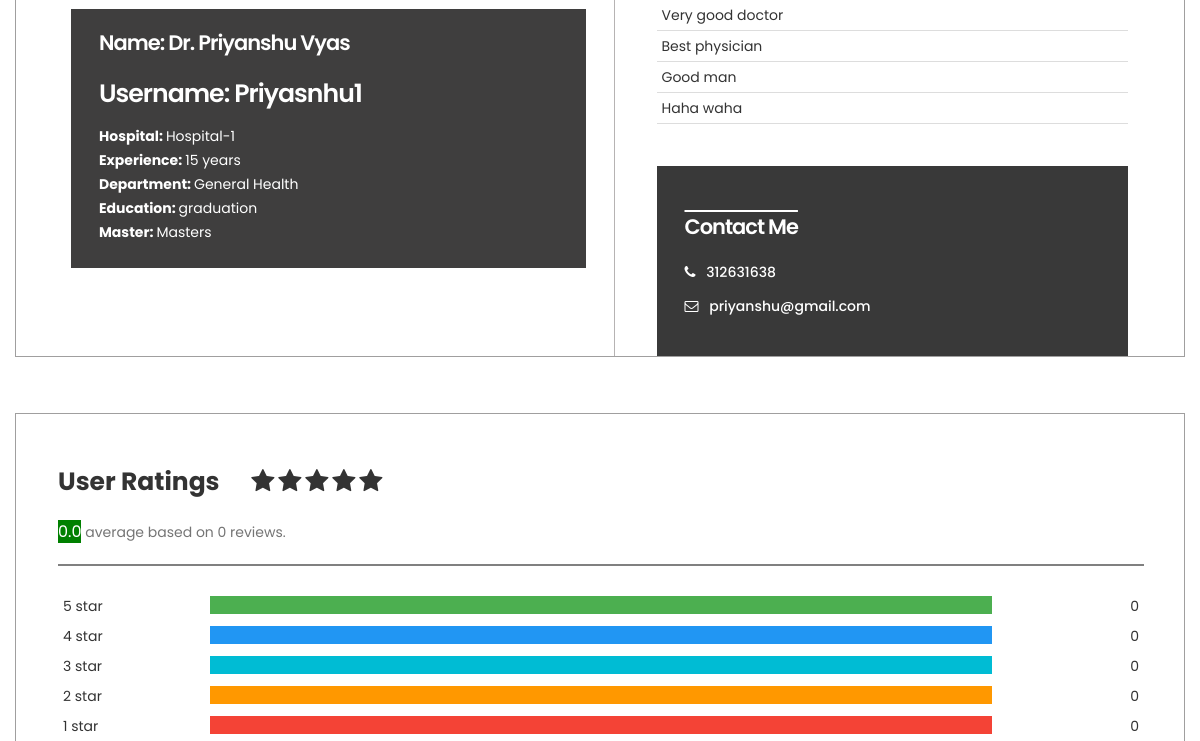
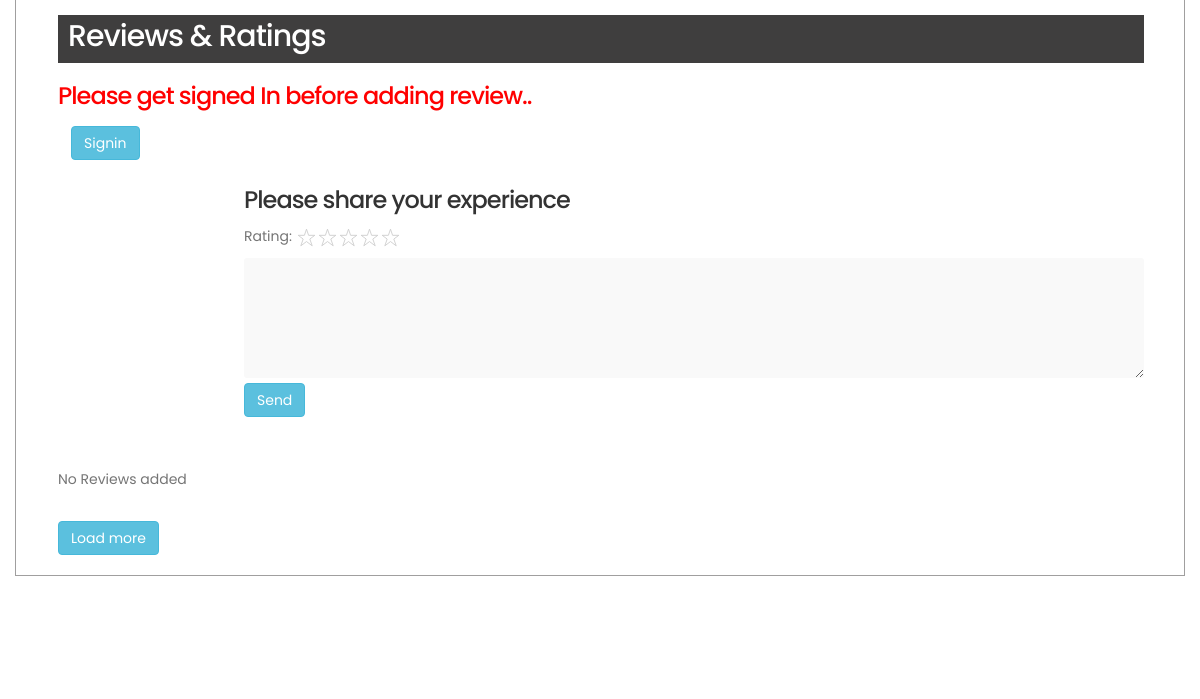
Before: /doctorProfile/2 (middle part) with the older database file (2 pictures, top to bottom).
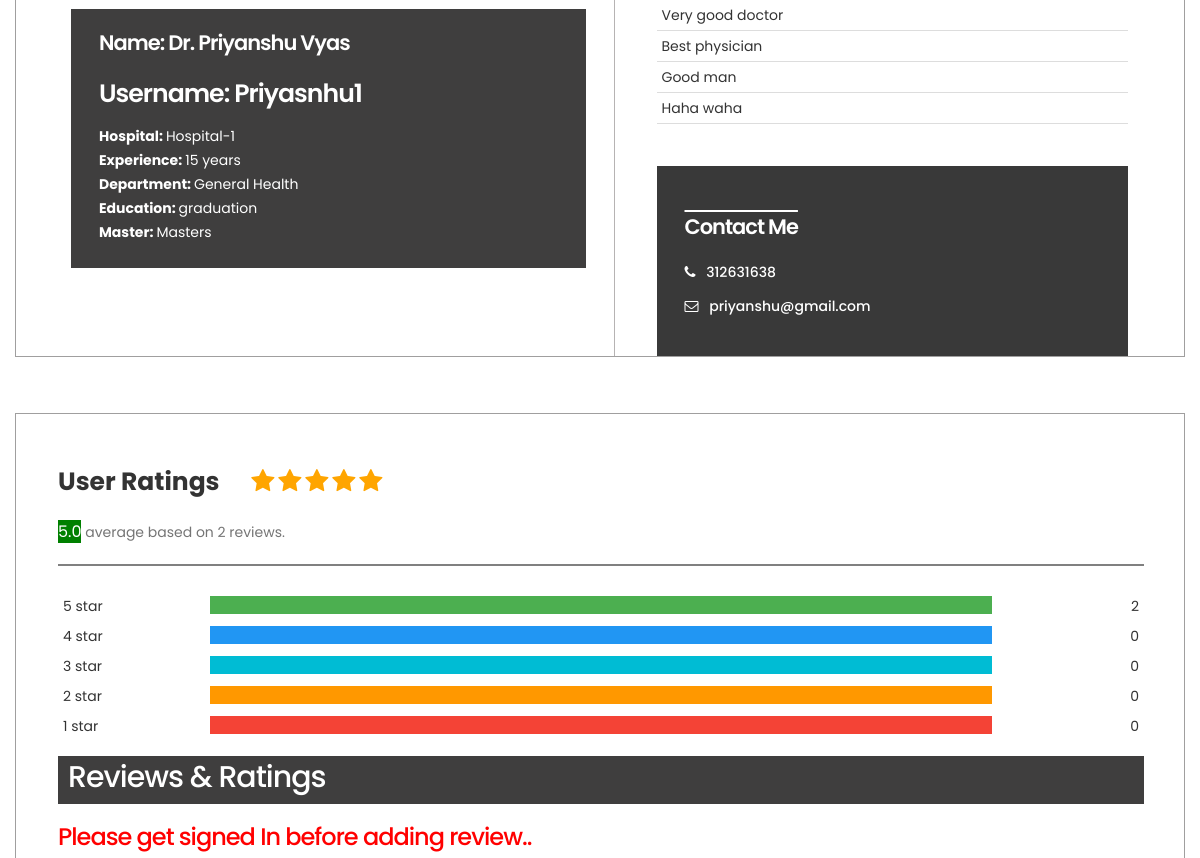
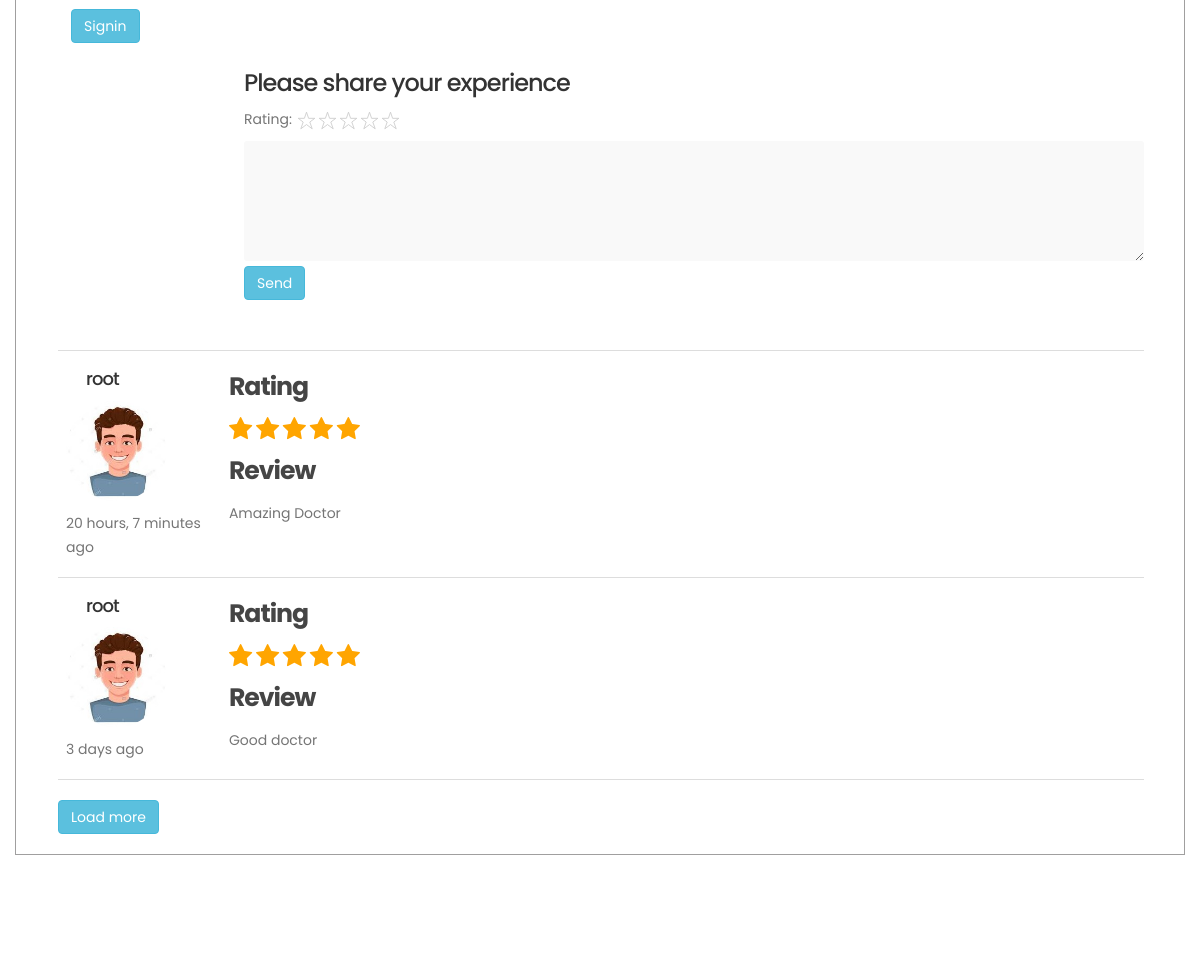
After: the same page with the newer database file (2 pictures, top to bottom).
### main/models.py (models this page shows, shortened)
class Doctor(models.Model):
    FirstName = models.CharField(max_length=150)  # doctor first name
    LastName = models.CharField(max_length=150)   # doctor last name
    Email = models.CharField(max_length=150)      # doctor email
    Username = models.CharField(max_length=150)   # doctor username
    DateOfBirth = models.CharField(max_length=150)
    ProfilePhoto = models.FileField(upload_to="DoctorPhotos/", default="DefaultPhotos/boy_avatar.jpg") # doctor profile photo
    MobileNumber = models.CharField(max_length=13, default="Not available")                                   # doctor phone number
    DoctorLicense = models.FileField(upload_to="DoctorDocuments/")                   # doctor License which is taken by goverment
    YearsOfExperience = models.IntegerField(default=0)                              # Experience year
    Rating = models.DecimalField(max_digits=2, decimal_places = 1, default=0.0)      # doctor rating
    Ratings_stars = models.CharField(max_length=5,default="", blank= True)
    non_stars = models.CharField(max_length=5,default="12345")
    Ratings_count = models.IntegerField(default=0)
    Education = models.CharField(max_length=250, default="Not available")                         #  education  details
    Masters = models.CharField(max_length=250, default="Not available")
    HospitalName = models.CharField(max_length=50)
    HospitalRegisterationNumber = models.CharField(max_length=100)                   # hospital name and all details
    City = models.CharField(max_length=100)
    State = models.IntegerField(choices=States, default=1)
    Pincode = models.CharField(max_length=20)
    Department = models.IntegerField(choices=Department, default=1)
    Description = models.CharField(max_length=150, default="Dear, be strong because your life will be better now. Time does not remain same. You will get well soon!")
    Achievements1 = models.CharField(max_length=50, default="No achievements added recently")
    Achievements2 = models.CharField(max_length=50, default="No achievements added recently")
    Achievements3 = models.CharField(max_length=50, default="No achievements added recently")
    Achievements4 = models.CharField(max_length=50, default="No achievements added recently")
    def __str__(self):
        return self.Username

class DocReview(models.Model):
    doctor=models.ForeignKey(Doctor,on_delete=models.DO_NOTHING)
    star_rating=models.TextField(blank=True)
    non_rating=models.TextField(blank=True)
    review=models.TextField(blank=True)
    user=models.ForeignKey(User,on_delete=models.DO_NOTHING)
    review_date=models.DateTimeField(default=datetime.now,blank=True)

### main/views.py (the view)
# urls.py: path('doctorProfile/<int:doctor_id>',views.doctorProfile,name='doctorProfile'),
def doctorProfile(request,doctor_id):
    doctor=Doctor.objects.get(pk=doctor_id)
    print(doctor)
    queryset_list=DocReview.objects.order_by('-review_date').filter(doctor=doctor)
    five_stars = 0
    for review  in queryset_list:
        if review.star_rating == "12345":
            five_stars = five_stars + 1
    four_stars = 0
    for review  in queryset_list:
        if review.star_rating == "1234":
            four_stars = four_stars + 1
    three_stars = 0
    for review  in queryset_list:
        if review.star_rating == "123":
            three_stars = three_stars + 1
    two_stars = 0
    for review  in queryset_list:
        if review.star_rating == "12":
            two_stars = two_stars + 1
    one_stars = 0
    for review  in queryset_list:
        if review.star_rating == "1":
            one_stars = one_stars + 1
    count=doctor.Ratings_count
    if count!=0:
        five_starPercentage=100/100*count   # (number of 5 stars)
        four_starPercentage=100/100*count   # (number of 5 stars)
        three_starPercentage=100/100*count   # (number of 5 stars)
        two_starPercentage=100/100*count   # (number of 5 stars)
        one_starPercentage=100/100*count   # (number of 5 stars)
    else:
        five_starPercentage=100/100*count   # (number of 5 stars)
        four_starPercentage=100/100*count   # (number of 5 stars)
        three_starPercentage=100/100*count   # (number of 5 stars)
        two_starPercentage=100/100*count   # (number of 5 stars)
        one_starPercentage=100/100*count   # (number of 5 stars)
    rating_count={
        "five_star":five_stars,
        "four_star":four_stars,
        "three_star":three_stars,
        "two_star":two_stars,
        "one_star":one_stars
    }
    ratings_percentage={
        "five_star":five_starPercentage,
        "five_star":four_starPercentage,
        "five_star":three_starPercentage,
        "five_star":two_starPercentage,
        "five_star":one_starPercentage
    }
    dept=Department[doctor.Department-1][1]
    queryset_list=DocReview.objects.order_by('-review_date').filter(doctor=doctor)[:3]
    flag=0
    if request.POST=="POST":
        flag=1
        queryset_list=DocReview.objects.order_by('-review_date').filter(doctor=doctor)[:3]
    if doctor.YearsOfExperience==0:
        exp="Experience of the doctor not given"
    else:
        exp=doctor.YearsOfExperience
    context={
        'doctor':doctor,
        'doctor_reviews':queryset_list,
        'flag':flag,
        'ratings_count':rating_count,
        "ratings_percentage":ratings_percentage,
        "department":dept,
        'experience':exp
    }
    return render(request,'DoctorProfile.html',context)

### templates/DoctorProfile.html (shortened to what this page needs)
{% load static %} {% load humanize %}
<!DOCTYPE html>
<html lang="en">
  <head>
    <link rel="stylesheet" href="{% static 'css/bootstrap.min.css' %}" />
    <link rel="stylesheet" href="{% static 'css/font-awesome.min.css' %}" />
    <link rel="stylesheet" href="{% static 'css/animate.css' %}" />
    <link rel="stylesheet" href="{% static 'css/owl.carousel.css' %}" />
    <link
      rel="stylesheet"
      href="{% static 'css/owl.theme.default.min.css' %}"
    />
    <link rel="stylesheet" href="{% static 'css/Doctorprofile.css' %}" />
    <link rel="stylesheet" href="{% static 'css/docter_review.css' %}" />
  </head>
  <body
    id="top"
    data-spy="scroll"
    data-target=".navbar-collapse"
    data-offset="50"
  >
    <section class="profile-details">
      <div class="container">
        <div class="row">
          <div class="col-sm-6 sec1">
            <div class="profile-contact">
              <h3>Name: Dr. {{ doctor.FirstName }} {{ doctor.LastName }}</h3>
              <h4 style="color: white">Username: {{doctor.Username}}</h4>
              <p>
                <b>Hospital: </b>{{ doctor.HospitalName }} <br />
                <b>Experience: </b>{{experience}} years<br />
                <b>Department: </b> {{department}} <br />
                <b>Education: </b>{{ doctor.Education }}<br />
                <b>Master: </b>{{ doctor.Masters }} <br />
              </p>
            </div>
          </div>
          <div class="col-sm-6 sec2">
            <div class="profile-contact">
              <table>
                <tr>
                  <td>{{ doctor.Achievements1 }}</td>
                </tr>
                <tr>
                  <td>{{ doctor.Achievements2 }}</td>
                </tr>
                <tr>
                  <td>{{ doctor.Achievements3 }}</td>
                </tr>
                <tr>
                  <td>{{ doctor.Achievements4 }}</td>
                </tr>
              </table>
              <div class="doctor-contact">
                <h3>Contact Me</h3>
                <p>
                  <i class="fa fa-phone"></i>
                  <a href="#">{{ doctor.MobileNumber }}</a>
                </p>
                <p>
                  <i class="fa fa-envelope-o"></i>
                  <a href="#">{{ doctor.Email }}</a>
                </p>
              </div>
            </div>
          </div>
        </div>
      </div>
      <div class="container" style="padding-right: 40px">
        <div class="row">
          <div class="col-sm-12 sec3">
            <div style="padding-top: 50px">
              <span class="heading"><strong>User Ratings</strong> </span>
              {% for i in doctor.Ratings_stars %}
              <span class="fa fa-star checked"></span>
              {% endfor %} {% for i in doctor.non_stars %}
              <span class="fa fa-star"></span>
              {% endfor %}
              <p style="padding-top: 20px">
                <span class="average">{{doctor.Rating}}</span> average based on
                {{doctor.Ratings_count}} reviews.
              </p>
              <hr class="hr-line" />
              <div class="row">
                <div class="side">
                  <div>5 star</div>
                </div>
                <div class="middle">
                  <div class="bar-container">
                    <div
                      style="width: {{ratings_percentage.five_starPercentage}}%;"
                      class="bar-5"
                    ></div>
                  </div>
                </div>
                <div class="side right">
                  <div>{{ratings_count.five_star}}</div>
                </div>
                <div class="side">
                  <div>4 star</div>
                </div>
                <div class="middle">
                  <div class="bar-container">
                    <div
                      style="width: {{ratings_percentage.four_starPercentage}}%;"
                      class="bar-4"
                    ></div>
                  </div>
                </div>
                <div class="side right">
                  <div>{{ratings_count.four_star}}</div>
                </div>
                <div class="side">
                  <div>3 star</div>
                </div>
                <div class="middle">
                  <div class="bar-container">
                    <div
                      style="width: {{ratings_percentage.three_starPercentage}}%;"
                      class="bar-3"
                    ></div>
                  </div>
                </div>
                <div class="side right">
                  <div>{{ratings_count.three_star}}</div>
                </div>
                <div class="side">
                  <div>2 star</div>
                </div>
                <div class="middle">
                  <div class="bar-container">
                    <div
                      style="width: {{ratings_percentage.two_starPercentage}}%;"
                      class="bar-2"
                    ></div>
                  </div>
                </div>
                <div class="side right">
                  <div>{{ratings_count.two_star}}</div>
                </div>
                <div class="side">
                  <div>1 star</div>
                </div>
                <div class="middle">
                  <div class="bar-container">
                    <div
                      style="width: {{ratings_percentage.one_starPercentage}}%;"
                      class="bar-1"
                    ></div>
                  </div>
                </div>
                <div class="side right">
                  <div>{{ratings_count.one_star}}</div>
                </div>
              </div>
            </div>
            <h2 class="review-heading h2 strong">Reviews & Ratings</h2>
            <form action="{% url 'doctorReview' %}" method="POST">
              {% csrf_token %} {% if user.is_authenticated %}
              <input
                type="hidden"
                name="username"
                value="{{ user.username }}"
              />
              {% else %}
              <h3 class="h3" style="color: red">
                Please get signed In before adding review..
              </h3>
              <a class="btn" href="{% url 'signin' %}"
                ><button class="btn btn-info">Signin</button></a
              >
              {% endif %}
              <div class="add-reveiw">
                <div class="row">
                  <div class="col-sm-2"></div>
                  <div class="col-sm-10">
                    <h3 class="h3">Please share your experience</h3>
                    <p>
                      Rating:
                      <span class="starRating">
                        <label for="rating5">5</label>
                        <label for="rating4">4</label>
                        <label for="rating3">3</label>
                        <label for="rating2">2</label>
                        <label for="rating1">1</label>
                      </span>
                    </p>
                    <textarea
                      class="text-input"
                      rows="5"
                      cols="140"
                      style="max-width: 100%"
                      name="review"
                    >
                    </textarea
                    ><br />
                    <input class="btn btn-info" value="Send" type="submit" />
                  </div>
                </div>
              </div>
            </form>
            <table style="column-width: auto" class="table table-hover">
              {% if doctor_reviews %} {% for review in doctor_reviews %}
              <tr>
                <td>
                  <div>
                    <h4 class="h4" style="padding-left: 20px">
                      {{ review.user.username }}
                    </h4>
                    <img
                      class="avatar"
                      src="{% static 'images/boy_avatar.jpg' %}"
                      alt="profile"
                    />
                  </div>
                  <p style="padding-top: 10px">
                    {{ review.review_date | timesince }} ago
                  </p>
                </td>
                <td style="width: 85%" class="reveiws">
                  <h4><strong>Rating </strong></h4>
                  {% for i in review.star_rating %}
                  <span class="fa fa-star checked"></span>
                  {% endfor %}
                  <h4><strong>Review</strong></h4>
                  <p>{{ review.review }}</p>
                </td>
              </tr>
              {% endfor %}
              {% else %}
              <p class="p">No Reviews added</p>
              {% endif %}
            </table>
            {% if flag == 0 %}
            <form action="{% url 'doctorProfile' doctor.id %}" method="POST">
              <button class="btn btn-info">Load more</button>
            </form>
            {% else %}
            <p class="p">No more reveiws available</p>
            {% endif %}
            <br />
          </div>
        </div>
      </div>
    </section>
    <footer data-stellar-background-ratio="5">
    </footer>
  </body>
</html>

Changed rows visible on the page:
changed Doctor "Priyasnhu1": Ratings_stars empty → "12345" (drawn); Rating "0.0" → "5.0"; Ratings_count "0" → "2"; non_stars "12345" → empty (drawn)
added DocReview: user.username "root", review_date "20 hours, 7 minutes", star_rating "12345" (drawn), review "Amazing Doctor"
added DocReview: user.username "root", review_date "3 days", star_rating "12345" (drawn), review "Good doctor"
Other visible differences:
{{ ratings_count.five_star }}: "0" → "2"
text no longer shown: "No Reviews added"
